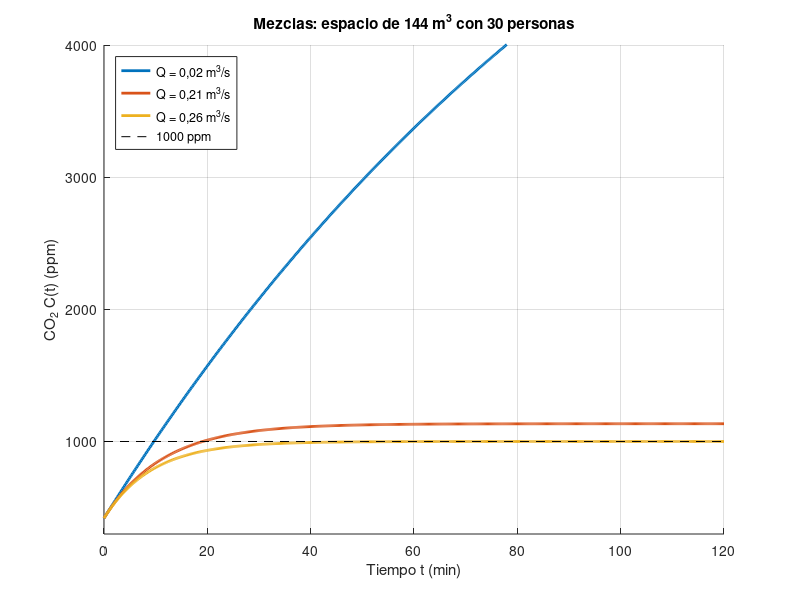
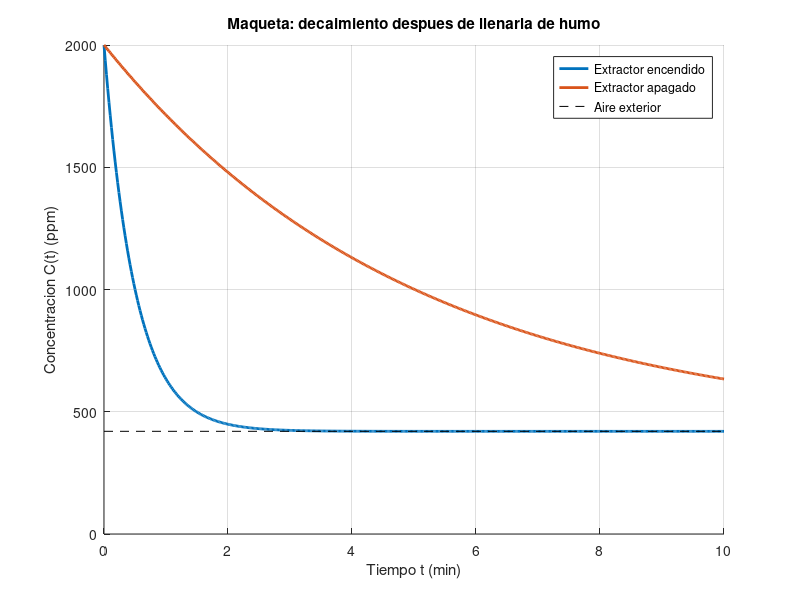
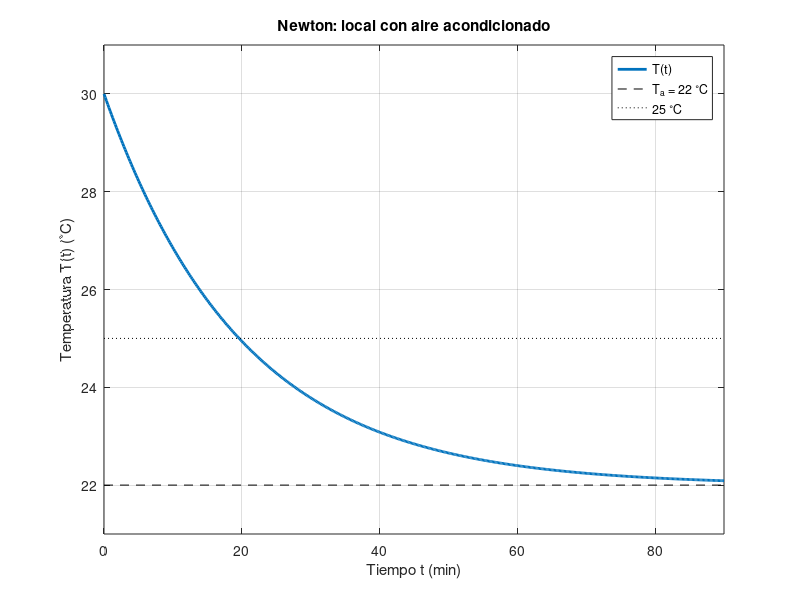

Here is the MATLAB script that generated these plots, in order:
% ED_modelos.m
% Proyecto integrador PAO 3 - Sistema de monitoreo de calidad del aire
% Ecuaciones Diferenciales: modelo de mezclas (CO2) y ley de enfriamiento de Newton
% Los parametros son SUPUESTOS para el avance de medio ciclo.
% Los modelos sirven para cualquier espacio cerrado: solo cambian V, Q y n.
% Al final guarda las figuras ED1, ED2 y ED3 en PNG en la carpeta actual.
clc; clear; close all;
rng(1);   % misma "medicion simulada" cada vez que se corre

%% ---------------- Modelo 1: mezclas (ejemplo: espacio de 144 m^3) ----------------
% dC/dt = G/V - (Q/V)(C - Cext)    ->    C(t) = Css + (C0 - Css) e^(-kt)
V    = 144;        % volumen del espacio (m^3): ejemplo 8 x 6 x 3 m
n    = 30;         % personas
g    = 5e-6;       % CO2 que exhala una persona (m^3/s)
Cext = 420;        % CO2 del aire exterior (ppm)
C0   = 420;        % CO2 al empezar (ppm)
G    = 1e6*g*n;    % generacion (ppm*m^3/s) = 150

Q = [0.02 0.21 0.2586];        % ventilacion (m^3/s)
t = linspace(0, 120, 600);     % tiempo (min)

figure(1); hold on; grid on;
for i = 1:length(Q)
    k   = Q(i)/V*60;           % constante (1/min)
    Css = Cext + G/Q(i);       % valor de equilibrio (ppm)
    C   = Css + (C0 - Css)*exp(-k*t);
    plot(t, C, 'LineWidth', 2);
    C60 = Css + (C0 - Css)*exp(-k*60);
    fprintf('Q = %.4f m3/s | k = %.5f 1/min | tau = %.1f min | Css = %.0f ppm | C(60) = %.0f ppm\n', ...
            Q(i), k, 1/k, Css, C60);
    if Css > 1000
        t1000 = -log((Css - 1000)/(Css - C0))/k;
        fprintf('   llega a 1000 ppm a los %.1f min\n', t1000);
    end
end
plot([0 120], [1000 1000], 'k--');
xlabel('Tiempo t (min)'); ylabel('CO_2 C(t) (ppm)');
title('Mezclas: espacio de 144 m^3 con 30 personas');
legend('Q = 0,02 m^3/s', 'Q = 0,21 m^3/s', 'Q = 0,26 m^3/s', '1000 ppm', 'Location', 'northwest');
ylim([300 4000]);
print(gcf, '-dpng', '-r200', 'ED1_co2_aula.png');

% Ventilacion minima para no pasar de 1000 ppm
Qmin = G/(1000 - Cext);
fprintf('Ventilacion minima: %.3f m3/s (%.1f L/s por persona)\n\n', Qmin, Qmin/n*1000);

% Comprobacion: solucion numerica con ode45 (caso Q = 0,21)
k   = 0.21/V*60;
dC  = @(tt, C) 60*G/V - k*(C - Cext);         % ppm/min
[tn, Cn] = ode45(dC, [0 120], C0);
Css = Cext + G/0.21;
Can = Css + (C0 - Css)*exp(-k*tn);
fprintf('Diferencia maxima ode45 vs analitica: %.4f ppm\n\n', max(abs(Cn - Can)));

%% ---------------- Maqueta: decaimiento del humo (G = 0) ----------------
Vm   = 0.03;                 % volumen de la maqueta (m^3)
Qm   = [0.001 0.0001];       % extractor encendido y apagado (m^3/s)
Cm0  = 2000;                 % concentracion inicial (ppm)
tm   = linspace(0, 10, 500); % tiempo (min)
figure(2); hold on; grid on;
for i = 1:length(Qm)
    km = Qm(i)/Vm*60;        % 1/min
    plot(tm, Cext + (Cm0 - Cext)*exp(-km*tm), 'LineWidth', 2);
    fprintf('Maqueta Q = %.4f m3/s | tau = %.1f s | 95%% limpio en %.1f min\n', Qm(i), 60/km, 3/km);
end
plot([0 10], [Cext Cext], 'k--');
xlabel('Tiempo t (min)'); ylabel('Concentracion C(t) (ppm)');
title('Maqueta: decaimiento despues de llenarla de humo');
legend('Extractor encendido', 'Extractor apagado', 'Aire exterior');
print(gcf, '-dpng', '-r200', 'ED2_maqueta.png');

%% ---------------- Modelo 2: ley de enfriamiento de Newton ----------------
% dT/dt = -k (T - Ta)    ->    T(t) = Ta + (T0 - Ta) e^(-kt)
Ta = 22; T0 = 30; kT = 0.05;     % supuestos: equilibrio 22 C, inicio 30 C, k en 1/min
tt = linspace(0, 90, 500);
T  = Ta + (T0 - Ta)*exp(-kT*tt);
figure(3); plot(tt, T, 'LineWidth', 2); hold on; grid on;
plot([0 90], [Ta Ta], 'k--'); plot([0 90], [25 25], 'k:');
xlabel('Tiempo t (min)'); ylabel('Temperatura T(t) (^{\circ}C)');
title('Newton: local con aire acondicionado');
ylim([21 31]); xlim([0 90]);
legend('T(t)', 'T_a = 22 ^{\circ}C', '25 ^{\circ}C', 'Location', 'northeast');
print(gcf, '-dpng', '-r200', 'ED3_newton.png');
fprintf('\nT(30) = %.2f C | llega a 25 C a los %.1f min\n', Ta + (T0 - Ta)*exp(-kT*30), log((T0 - Ta)/(25 - Ta))/kT);

%% ---------------- Para el segundo ciclo: sacar k de los datos ----------------
% ln((C - Cext)/(C0 - Cext)) = -k t  ->  recta; la pendiente es -k
% Aqui se prueba el metodo con datos simulados (curva del extractor encendido + ruido)
km_real = 0.001/Vm*60;
td = (0:4:240)'/60;                                     % una lectura cada 4 s (min)
Cd = Cext + (Cm0 - Cext)*exp(-km_real*td) + 5*randn(size(td));
usar = Cd - Cext > 20;                                   % evita el log de valores muy chicos
coef = polyfit(td(usar), log((Cd(usar) - Cext)/(Cm0 - Cext)), 1);
k_estimado = -coef(1);
fprintf('\nk real = %.3f 1/min | k estimado con los datos = %.3f 1/min | Q estimado = %.2f L/s\n', ...
        km_real, k_estimado, k_estimado*Vm/60*1000);
